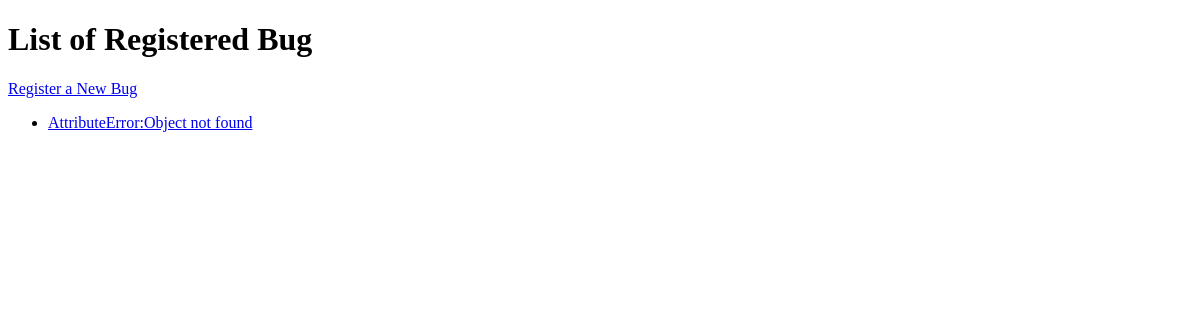
Page /bug/list_bug/ on the earlier database version.
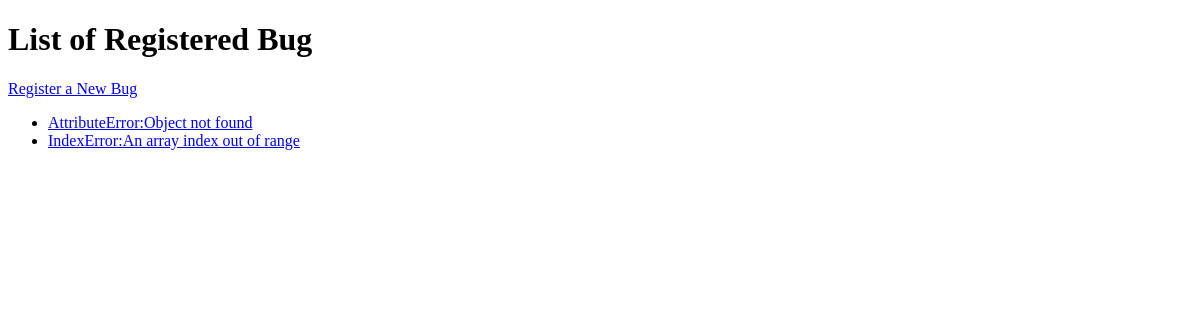
Same page on the later database version.
### bug/models.py (models this page shows, shortened)
class Bug(models.Model):
    BUG_TYPES = (
        ('error', 'Error'),
        ('new_feature', 'New Feature'),
    )
    STATUS = (
        ('todo', 'To Do'),
        ('in_progress', 'In Progress'),
        ('done', 'Done'),
    )
    description = models.TextField()
    bug_type = models.CharField(max_length=25, choices=BUG_TYPES)
    report_date = models.DateTimeField()
    status = models.CharField(max_length=25, choices=STATUS)

### bug/views.py (the view)
# urls.py: path("list_bug/", views.list_bug, name="list_bug"),
def list_bug(request):
    bug_data = Bug.objects.all().values()
    return render(request, 'list_bug.html', {'bug_data': bug_data})

### bug/templates/list_bug.html
<!DOCTYPE html>
<html>
<body>
<h1>List of Registered Bug</h1>
<p><a href=" {% url 'register_bug' %}" >Register a New Bug</a></p>
{% if bug_data %}
    <ul>
    {% for data in bug_data %}
        <li><a href="{% url 'view_bug' data.id %}">{{data.description }}</a></li>
    {% endfor %}
    </ul>
{% else %}
    <p>No Bugs are registered!</p>
{% endif %}
</body>
</html>

Differences in the rows shown:
added Bug: description "IndexError:An array index out of range"
